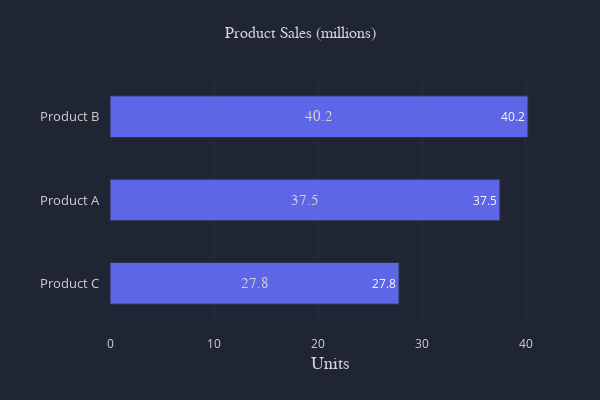

Notebook code for this chart:
### Markdown cell above
## Simple Horizontal Bar Chart

### Code cell
# create data
index = ['Product A', 'Product B', 'Product C']
values = {'Products': [37.5, 40.2, 27.8]}
data = pd.DataFrame(data=values, index=index)

# create chart
color_palette = chart.palette(palette='colorful')

layout = chart.layout(color_palette=color_palette, width=600, height=400,
                      title='Product Sales (millions)', title_size=16, 
                      xaxis_ticksize=12, yaxis_showgrid=False,
                      xaxis_showgrid=True, x_title='Units')

annot = chart.add_bar_values(data, orientation='h')

chart.bar(data, layout=layout, orientation='h', sort_by='Products',
          ascending=True, annotations=annot)

### Figure 1 — Plotly figure (JSON) as saved in the notebook; plotly's stock layout.template omitted (floating-point values rounded to 4 significant figures)
{"data": [{"marker": {"line": {"color": "#2C3347", "width": 1}, "opacity": 0.9}, "name": "Products", "orientation": "h", "text": [27.8, 37.5, 40.2], "type": "bar", "width": 0.5, "x": [27.8, 37.5, 40.2], "y": ["Product C", "Product A", "Product B"]}], "layout": {"annotations": [{"font": {"color": "lightgrey", "family": "sans-serif", "size": 15}, "showarrow": false, "text": "37.5", "x": 18.75, "xref": "x", "y": "Product A", "yref": "y"}, {"font": {"color": "lightgrey", "family": "sans-serif", "size": 15}, "showarrow": false, "text": "40.2", "x": 20.1, "xref": "x", "y": "Product B", "yref": "y"}, {"font": {"color": "lightgrey", "family": "sans-serif", "size": 15}, "showarrow": false, "text": "27.8", "x": 13.9, "xref": "x", "y": "Product C", "yref": "y"}], "autosize": false, "height": 400, "legend": {"bordercolor": "#202534", "borderwidth": 0, "font": {"color": "lightgrey", "family": "sans-serif", "size": 12}, "orientation": "v", "traceorder": "normal", "x": 1.02, "xanchor": "left", "y": 1, "yanchor": "middle"}, "margin": {"b": 75, "l": 75, "pad": 10, "r": 50, "t": 75}, "paper_bgcolor": "#202534", "plot_bgcolor": "#202534", "title": {"font": {"color": "lightgrey", "family": "sans-serif", "size": 16}, "text": "Product Sales (millions)", "x": 0.5}, "width": 600, "xaxis": {"autorange": true, "color": "lightgrey", "dtick": 1, "gridcolor": "#343846", "gridwidth": 0.5, "showgrid": true, "showline": false, "showticklabels": true, "tickfont": {"color": "lightgrey", "size": 12}, "tickformat": "", "tickmode": "auto", "title": {"font": {"color": "lightgrey", "family": "sans-serif", "size": 18}, "text": "Units"}, "type": "-", "zeroline": false, "zerolinecolor": "grey"}, "yaxis": {"autorange": true, "color": "lightgrey", "dtick": 1, "gridcolor": "#343846", "gridwidth": 0.5, "showgrid": false, "showline": false, "showticklabels": true, "tickfont": {"color": "lightgrey", "size": 13}, "tickformat": "", "tickmode": "auto", "ticks": "", "title": {"font": {"color": "lightgrey", "family": "sans-serif", "size": 18}, "text": ""}, "type": "-", "zeroline": true, "zerolinecolor": "grey"}}}
